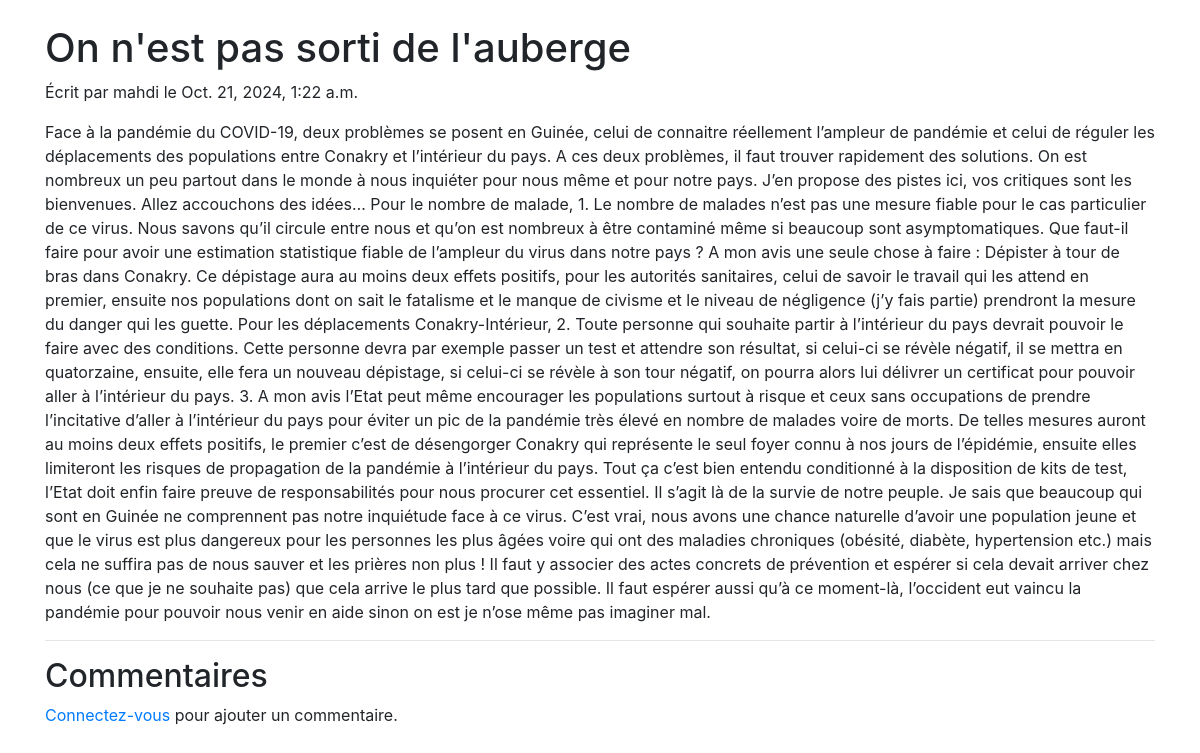
The app's page /post/2/ with its own data.
### blog/models.py (models this page shows, shortened)
class Post(models.Model):
    title = models.CharField(max_length=100)
    content = models.TextField()
    author = models.ForeignKey(User, on_delete=models.CASCADE)
    date_posted = models.DateTimeField(auto_now_add=True)
    categories = models.ManyToManyField(Category, blank=True)
    approved = models.BooleanField(default=False)

### blog/views.py (the view)
# urls.py: path('post/<int:pk>/', views.post_detail, name='post_detail'),
def post_detail(request, pk):
    post = get_object_or_404(Post, pk=pk)
    comments = post.comments.filter(approved=True)
    return render(request, 'blog/post_detail.html', {'post': post, 'comments': comments})

### blog/Templates/blog/post_detail.html (shortened to what this page needs)
<!DOCTYPE html>
<html lang="en">
<head>
    <link href="https://stackpath.bootstrapcdn.com/bootstrap/4.5.2/css/bootstrap.min.css" rel="stylesheet">
</head>
<body>
    <div class="container mt-4">
        <h1>{{ post.title }}</h1>
        <p>Écrit par {{ post.author }} le {{ post.date_posted }}</p>
        <div class="content">
            {{ post.content }}
        </div>
        <hr>
        <h2>Commentaires</h2>
        {% if user.is_authenticated %}
            <form action="{% url 'add_comment' post.pk %}" method="POST" class="mb-4">
                {% csrf_token %}
                <div class="form-group">
                    <textarea name="body" class="form-control" rows="4" placeholder="Ajoutez un commentaire..."></textarea>
                </div>
                <button type="submit" class="btn btn-primary">Publier</button>
            </form>
        {% else %}
            <p><a href="{% url 'login' %}">Connectez-vous</a> pour ajouter un commentaire.</p>
        {% endif %}
    </div>
</body>
</html>

### records on screen
Post: title "On n'est pas sorti de l'auberge", author "mahdi", date_posted "Oct. 21, 2024, 1:22 a.m.", content "Face à la pandémie du COVID-19, deux problèmes se posent en Guinée, celui de connaitre réellement l’ampleur de pandémie et celui de réguler les déplacements des populations entre Conakry et l’intérieur du pays. A ces deux problèmes, il faut trouver rapidement des solutions. On est nombreux un peu partout dans le monde à nous inquiéter pour nous même et pour notre pays. J’en propose des pistes ici, vos critiques sont les bienvenues. Allez accouchons des idées… Pour le nombre de malade, 1. Le nombre de malades n’est pas une mesure fiable pour le cas particulier de ce virus. Nous savons qu’il circule entre nous et qu’on est nombreux à être contaminé même si beaucoup sont asymptomatiques. Que…"
